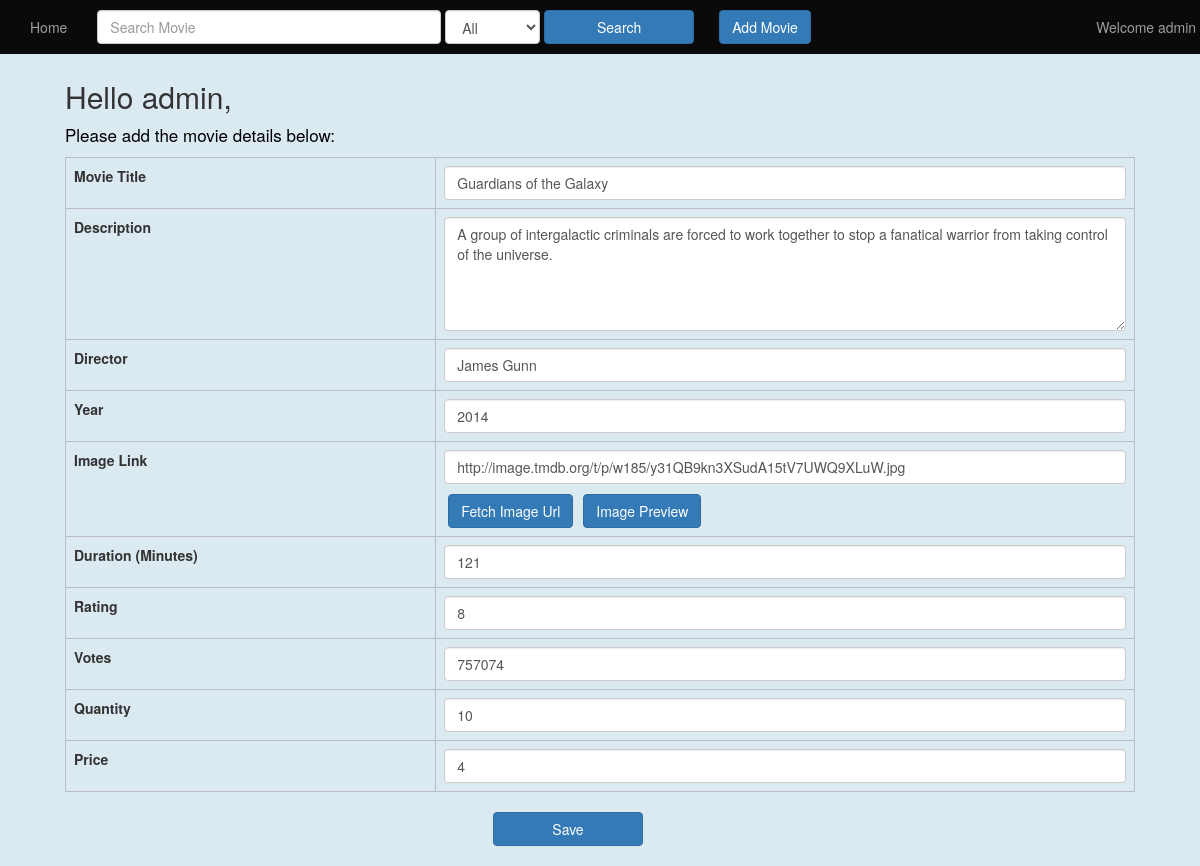
Screenshot of /admin.php?movie_id=1 (signed in) with the database file from the repository.
### tables this page shows
CREATE TABLE IF NOT EXISTS `movie` (
  `movie_id` int(11) NOT NULL,
  `title` varchar(100) NOT NULL,
  `description` varchar(5000) NOT NULL,
  `director` varchar(100) NOT NULL,
  `year` int(11) NOT NULL,
  `imageUrl` varchar(100) NOT NULL,
  `duration` int(11) NOT NULL,
  `rating` int(11) NOT NULL,
  `votes` int(11) NOT NULL,
  `quantity` int(11) NOT NULL,
  `price` float NOT NULL,
  `is_available` tinyint(1) NOT NULL
);

### admin.php (the view, shortened to what this page needs)
<?php
    $servername = "localhost";
    $username = "root";
    $password = "root";
    $db = "onlinemoviestore";
    $conn = mysqli_connect($servername, $username, $password, $db);
    $movieId = $_GET['movie_id'];
    $query="select * from movie where movie_id='".$movieId."'";
    $result=mysqli_query($conn, $query);
    $row = mysqli_fetch_array($result);
?>
<!DOCTYPE html>
<html>
    <head>
        <link href="//maxcdn.bootstrapcdn.com/bootstrap/3.3.0/css/bootstrap.min.css", rel="stylesheet">
        <link rel="stylesheet" href="https://cdnjs.cloudflare.com/ajax/libs/font-awesome/4.7.0/css/font-awesome.min.css">
        <link href="css/admin.css" rel="stylesheet">
    </head>
    <body>
        <?php require('nav_bar.php');?>
        <div class="container detail">
            <h2>Hello <?php  echo $_SESSION['user_id']?>,</h2>
            <p>Please add the movie details below:</p>
            <form id="movieDetails" method="POST" onsubmit="return false">
                <table id="movieInfo" class="table table-bordered">
                    <tbody>
                        <tr>
                            <td>Movie Title</td>
                            <td><input type="text" class="form-control" id="title" placeholder="Enter movie name" value="<?php  echo $row['title']?>" required></td>
                        </tr>
                        <tr>
                            <td>Description</td>
                            <td><textarea class="form-control" rows="5" id="descr" placeholder="Enter movie description" required><?php  echo $row['description']?></textarea></td>
                        </tr>
                        <tr>
                            <td>Director</td>
                            <td><input type="text" class="form-control" id="director" placeholder="Enter director name" value='<?php  echo $row['director']?>' required></td>
                        </tr>
                        <tr>
                            <td>Year</td>
                            <td><input type="number"  class="form-control" id="year" maxlength="4" placeholder="Enter year" value='<?php  echo $row['year']?>' required></td>
                        </tr>
                        <tr>
                            <td>Image Link</td>
                            <td><input type="text" class="form-control" id="img" placeholder="Enter image link" value='<?php  echo $row['imageUrl']?>' required>&nbsp;<button id="fetchImage" type = 'button' title="Please fill movie title to search images." class='btn btn-primary'>Fetch Image Url</button><a id="imgPreview" class="btn btn-primary" href='#' data-toggle='modal' data-target='#login-modal'>Image Preview</a></td>
                        </tr>
                        <tr>
                            <td>Duration (Minutes)</td>
                            <td><input type="number" class="form-control" id="duration" min="0" placeholder="Enter movie duration" value='<?php  echo $row['duration']?>' required></td>
                        </tr>
                        <tr>
                            <td>Rating</td>
                            <td><input type="number" class="form-control" id="rating" min="1" max="10" placeholder="Enter movie rating" value='<?php  echo $row['rating']?>' required></td>
                        </tr>
                        <tr>
                            <td>Votes</td>
                            <td><input type="number" class="form-control" id="votes" min="0" placeholder="Enter votes" value='<?php  echo $row['votes']?>' required></td>
                        </tr>
                        <tr>
                            <td>Quantity</td>
                            <td><input type="number" class="form-control" id="qty" min="0" placeholder="Enter available quantity" value='<?php  echo $row['quantity']?>' required></td>
                        </tr>
                        <tr>
                            <td>Price</td>
                            <td><input type="number" class="form-control" id="price" min="1" placeholder="Enter movie price" value='<?php  echo $row['price']?>' required></td>
                        </tr>
                    </tbody>
                </table>
                <div class="save">
                    <button id="saveBtn" type = 'submit' class='btn btn-primary'>Save</button>
                </div>
            </form>
        </div>
  </body>
</html>

### css/admin.css (style rules this page uses)
body { height: 100%; background-color: #dbe9f0; }
table#movieInfo tbody tr td:nth-child(1) { width:5%; font-weight: bold; }
table#movieInfo tbody tr td:nth-child(2) { width: 10%; }
div.detail { padding-left: 50px; padding-right: 50px; margin-top: 60px; }
p { color: black; font-size:17px; }
.table-bordered > tbody > tr > td, .table-bordered > tbody > tr > th, .table-bordered > tfoot > tr > td, .table-bordered , .table-bordered > thead > tr > td, .table-bordered > thead > tr > th { border: 1px solid #bcbcc7; }
div.save { padding-left: 40%; margin-bottom: 20px; }
button#saveBtn { width: 150px; }
button#fetchImage { margin-top: 10px; }
a#imgPreview { margin-top: 10px; margin-left: 10px; }

### rows the page displays
movie: title "Guardians of the Galaxy", description "A group of intergalactic criminals are forced to work together to stop a fanatical warrior from taking control of the universe.", director "James Gunn", year "2014", imageUrl "http://image.tmdb.org/t/p/w185/y31QB9kn3XSudA15tV7UWQ9XLuW.jpg", duration "121", rating "8", votes "757074", quantity "10", price "4"

### other values shown
$user_id "admin"
$_SESSION['user_id'] "admin"
